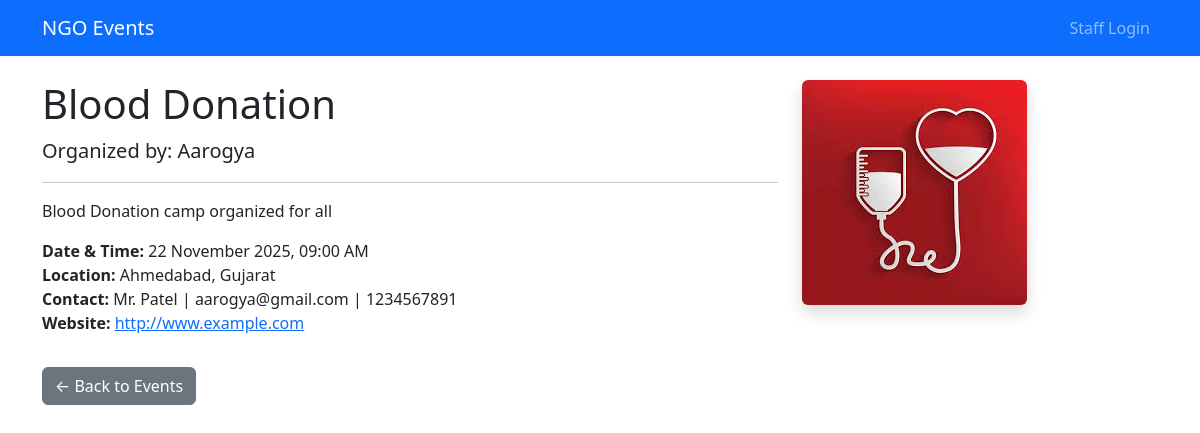
/event/2/, run on the app's committed database.
### events/models.py (models this page shows, shortened)
class Event(models.Model):
    title = models.CharField(max_length=200)
    description = models.TextField()
    date_time = models.DateTimeField()
    location_city = models.CharField(max_length=100)
    location_state = models.CharField(max_length=100)
    ngo = models.ForeignKey(NGO, on_delete=models.CASCADE, related_name='events')
    poster = models.ImageField(upload_to='event_posters/', blank=True, null=True)
    created_at = models.DateTimeField(auto_now_add=True)
    class Meta:
        ordering = ['-date_time']

### ngo/models.py (models this page shows, shortened)
class NGO(models.Model):
    name = models.CharField(max_length=200, unique=True)
    registration_number = models.CharField(
        max_length=50,
        unique=True,
        validators=[RegexValidator(r'^[A-Z0-9/-]+$')]
    )
    contact_person = models.CharField(max_length=100)
    email = models.EmailField()
    phone = models.CharField(
        max_length=15,
        validators=[RegexValidator(r'^\+?1?\d{9,15}$')]
    )
    website = models.URLField(blank=True, null=True)
    address = models.TextField()
    city = models.CharField(max_length=100)
    state = models.CharField(max_length=100)
    created_at = models.DateTimeField(auto_now_add=True)
    class Meta:
        verbose_name = "NGO"
        verbose_name_plural = "NGOs"
        ordering = ['name']

### events/views.py (the view)
# urls.py: path('event/<int:pk>/', views.event_detail, name='event_detail'),
def event_detail(request, pk):
    event = get_object_or_404(Event.objects.select_related('ngo'), pk=pk)
    return render(request, 'events/detail.html', {'event': event})

### templates/events/detail.html (shortened to what this page needs)
{% extends 'base.html' %}
{% block content %}
<div class="row">
  <div class="col-md-8">
    <h1>{{ event.title }}</h1>
    <p class="lead">Organized by: <strong>{{ event.ngo.name }}</strong></p>
    <hr>
    <p>{{ event.description|linebreaks }}</p>
    <ul class="list-unstyled">
      <li><strong>Date & Time:</strong> {{ event.date_time|date:"d F Y, h:i A" }}</li>
      <li><strong>Location:</strong> {{ event.location_city }}, {{ event.location_state }}</li>
      <li><strong>Contact:</strong> {{ event.ngo.contact_person }} | {{ event.ngo.email }} | {{ event.ngo.phone }}</li>
      {% if event.ngo.website %}
      <li><strong>Website:</strong> <a href="{{ event.ngo.website }}" target="_blank">{{ event.ngo.website }}</a></li>
      {% endif %}
    </ul>
  </div>
  <div class="col-md-4">
    {% if event.poster %}
    <img src="{{ event.poster.url }}" class="img-fluid rounded shadow" alt="Event Poster">
    {% endif %}
  </div>
</div>
<a href="{% url 'public_event_list' %}" class="btn btn-secondary mt-3">← Back to Events</a>
{% endblock %}

### data on the page
Event: title "Blood Donation", ngo.name "Aarogya", description "Blood Donation camp organized for all", date_time "22 November 2025, 09:00 AM", location_city "Ahmedabad", location_state "Gujarat", ngo.contact_person "Mr. Patel", ngo.email "aarogya@gmail.com", ngo.phone "1234567891", ngo.website "http://www.example.com", poster (picture)
